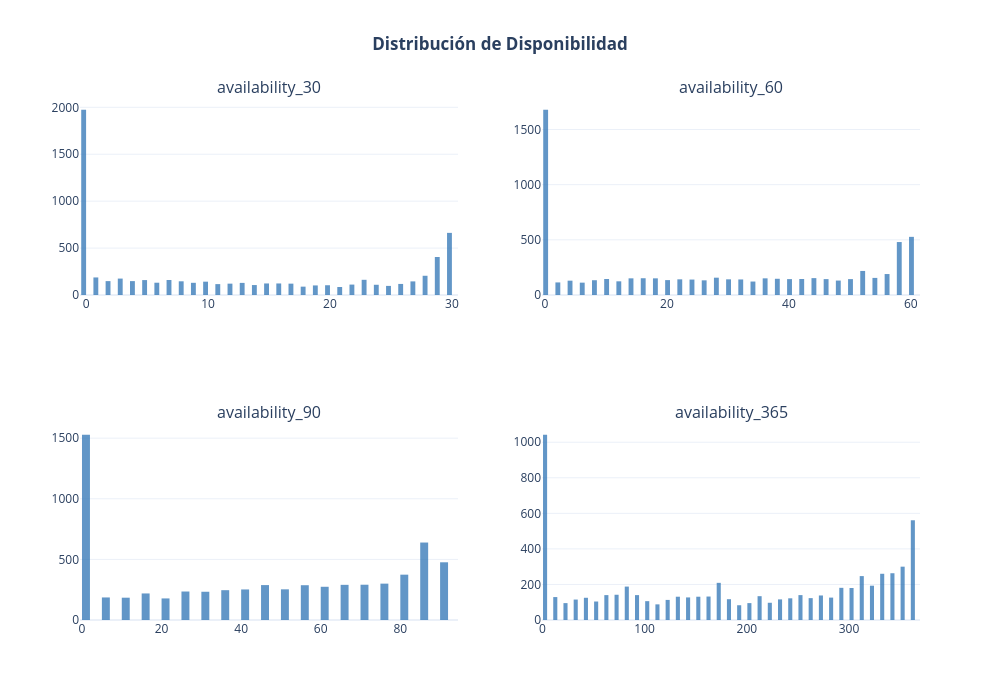

Source (notebook cell):
### Markdown cell above
## 03.- Distribuciones (histogramas)

### Code cell
variables = ["availability_30", "availability_60", "availability_90", "availability_365"]

# Crear figura 2x2
fig = make_subplots(
    rows=2, cols=2,
    subplot_titles=variables
)

# Añadir histogramas + KDE
row, col = 1, 1
for var in variables:

    # Histograma
    fig.add_trace(
        go.Histogram(
            x=df_operaciones[var],
            nbinsx=40,
            marker_color='#2E74B5',
            opacity=0.75,
            name=f"Hist {var}",
            showlegend=False
        ),
        row=row, col=col
    )

    # KDE (curva de densidad)
    fig.add_trace(
        go.Histogram(
            x=df_operaciones[var],
            histnorm='probability density',
            cumulative_enabled=False,
            opacity=0,
            marker_color='red',
            name=f"KDE {var}",
            showlegend=False
        ),
        row=row, col=col
    )

    # Avanzar posición en la cuadrícula
    col += 1
    if col == 3:
        col = 1
        row += 1

# Layout
fig.update_layout(
    title='<b>Distribución de Disponibilidad</b>',
    title_x=0.5,
    width=1000,
    height=700,
    template='plotly_white'
)

fig.show()

### Figure 1 — Plotly figure (JSON) as saved in the notebook; plotly's stock layout.template omitted (floating-point values rounded to 4 significant figures; data arrays with more than 128 entries replaced by an {"elided": "..."} marker saying what was removed)
{"data": [{"marker": {"color": "#2E74B5"}, "name": "Hist availability_30", "nbinsx": 40, "opacity": 0.75, "showlegend": false, "type": "histogram", "x": {"elided": "6733 int values"}, "xaxis": "x", "yaxis": "y"}, {"cumulative": {"enabled": false}, "histnorm": "probability density", "marker": {"color": "red"}, "name": "KDE availability_30", "opacity": 0, "showlegend": false, "type": "histogram", "x": {"elided": "6733 int values"}, "xaxis": "x", "yaxis": "y"}, {"marker": {"color": "#2E74B5"}, "name": "Hist availability_60", "nbinsx": 40, "opacity": 0.75, "showlegend": false, "type": "histogram", "x": {"elided": "6733 int values"}, "xaxis": "x2", "yaxis": "y2"}, {"cumulative": {"enabled": false}, "histnorm": "probability density", "marker": {"color": "red"}, "name": "KDE availability_60", "opacity": 0, "showlegend": false, "type": "histogram", "x": {"elided": "6733 int values"}, "xaxis": "x2", "yaxis": "y2"}, {"marker": {"color": "#2E74B5"}, "name": "Hist availability_90", "nbinsx": 40, "opacity": 0.75, "showlegend": false, "type": "histogram", "x": {"elided": "6733 int values"}, "xaxis": "x3", "yaxis": "y3"}, {"cumulative": {"enabled": false}, "histnorm": "probability density", "marker": {"color": "red"}, "name": "KDE availability_90", "opacity": 0, "showlegend": false, "type": "histogram", "x": {"elided": "6733 int values"}, "xaxis": "x3", "yaxis": "y3"}, {"marker": {"color": "#2E74B5"}, "name": "Hist availability_365", "nbinsx": 40, "opacity": 0.75, "showlegend": false, "type": "histogram", "x": {"elided": "6733 int values"}, "xaxis": "x4", "yaxis": "y4"}, {"cumulative": {"enabled": false}, "histnorm": "probability density", "marker": {"color": "red"}, "name": "KDE availability_365", "opacity": 0, "showlegend": false, "type": "histogram", "x": {"elided": "6733 int values"}, "xaxis": "x4", "yaxis": "y4"}], "layout": {"annotations": [{"font": {"size": 16}, "showarrow": false, "text": "availability_30", "x": 0.225, "xanchor": "center", "xref": "paper", "y": 1, "yanchor": "bottom", "yref": "paper"}, {"font": {"size": 16}, "showarrow": false, "text": "availability_60", "x": 0.775, "xanchor": "center", "xref": "paper", "y": 1, "yanchor": "bottom", "yref": "paper"}, {"font": {"size": 16}, "showarrow": false, "text": "availability_90", "x": 0.225, "xanchor": "center", "xref": "paper", "y": 0.375, "yanchor": "bottom", "yref": "paper"}, {"font": {"size": 16}, "showarrow": false, "text": "availability_365", "x": 0.775, "xanchor": "center", "xref": "paper", "y": 0.375, "yanchor": "bottom", "yref": "paper"}], "height": 700, "title": {"text": "<b>Distribución de Disponibilidad</b>", "x": 0.5}, "width": 1000, "xaxis": {"anchor": "y", "domain": [0, 0.45]}, "xaxis2": {"anchor": "y2", "domain": [0.55, 1]}, "xaxis3": {"anchor": "y3", "domain": [0, 0.45]}, "xaxis4": {"anchor": "y4", "domain": [0.55, 1]}, "yaxis": {"anchor": "x", "domain": [0.625, 1]}, "yaxis2": {"anchor": "x2", "domain": [0.625, 1]}, "yaxis3": {"anchor": "x3", "domain": [0, 0.375]}, "yaxis4": {"anchor": "x4", "domain": [0, 0.375]}}}
